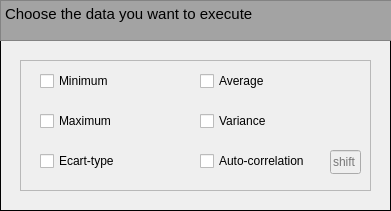
  <widget class="QFrame" name="frame">
   <property name="geometry">
    <rect>
     <x>20</x>
     <y>30</y>
     <width>391</width>
     <height>211</height>
    </rect>
   </property>
   <property name="frameShape">
    <enum>QFrame::Box</enum>
   </property>
   <property name="frameShadow">
    <enum>QFrame::Plain</enum>
   </property>
   <widget class="QTextBrowser" name="Display_title">
    <property name="geometry">
     <rect>
      <x>0</x>
      <y>0</y>
      <width>641</width>
      <height>41</height>
     </rect>
    </property>
    <property name="palette">
     <palette>
      <active>
       <colorrole role="WindowText">
        <brush brushstyle="SolidPattern">
         <color alpha="255">
          <red>0</red>
          <green>0</green>
          <blue>0</blue>
         </color>
        </brush>
       </colorrole>
       <colorrole role="Button">
        <brush brushstyle="SolidPattern">
         <color alpha="255">
          <red>170</red>
          <green>170</green>
          <blue>170</blue>
         </color>
        </brush>
       </colorrole>
       <colorrole role="Light">
        <brush brushstyle="SolidPattern">
         <color alpha="255">
          <red>255</red>
          <green>255</green>
          <blue>255</blue>
         </color>
        </brush>
       </colorrole>
       <colorrole role="Midlight">
        <brush brushstyle="SolidPattern">
         <color alpha="255">
          <red>212</red>
          <green>212</green>
          <blue>212</blue>
         </color>
        </brush>
       </colorrole>
       <colorrole role="Dark">
        <brush brushstyle="SolidPattern">
         <color alpha="255">
          <red>85</red>
          <green>85</green>
          <blue>85</blue>
         </color>
        </brush>
       </colorrole>
       <colorrole role="Mid">
        <brush brushstyle="SolidPattern">
         <color alpha="255">
          <red>113</red>
          <green>113</green>
          <blue>113</blue>
         </color>
        </brush>
       </colorrole>
       <colorrole role="Text">
        <brush brushstyle="SolidPattern">
         <color alpha="255">
          <red>0</red>
          <green>0</green>
          <blue>0</blue>
         </color>
        </brush>
       </colorrole>
       <colorrole role="BrightText">
        <brush brushstyle="SolidPattern">
         <color alpha="255">
          <red>255</red>
          <green>255</green>
          <blue>255</blue>
         </color>
        </brush>
       </colorrole>
       <colorrole role="ButtonText">
        <brush brushstyle="SolidPattern">
         <color alpha="255">
          <red>0</red>
          <green>0</green>
          <blue>0</blue>
         </color>
        </brush>
       </colorrole>
       <colorrole role="Base">
        <brush brushstyle="SolidPattern">
         <color alpha="255">
          <red>163</red>
          <green>163</green>
          <blue>163</blue>
         </color>
        </brush>
       </colorrole>
       <colorrole role="Window">
        <brush brushstyle="SolidPattern">
         <color alpha="255">
          <red>170</red>
          <green>170</green>
          <blue>170</blue>
         </color>
        </brush>
       </colorrole>
       <colorrole role="Shadow">
        <brush brushstyle="SolidPattern">
         <color alpha="255">
          <red>0</red>
          <green>0</green>
          <blue>0</blue>
         </color>
        </brush>
       </colorrole>
       <colorrole role="AlternateBase">
        <brush brushstyle="SolidPattern">
         <color alpha="255">
          <red>212</red>
          <green>212</green>
          <blue>212</blue>
         </color>
        </brush>
       </colorrole>
       <colorrole role="ToolTipBase">
        <brush brushstyle="SolidPattern">
         <color alpha="255">
          <red>255</red>
          <green>255</green>
          <blue>220</blue>
         </color>
        </brush>
       </colorrole>
       <colorrole role="ToolTipText">
        <brush brushstyle="SolidPattern">
         <color alpha="255">
          <red>0</red>
          <green>0</green>
          <blue>0</blue>
         </color>
        </brush>
       </colorrole>
       <colorrole role="PlaceholderText">
        <brush brushstyle="SolidPattern">
         <color alpha="128">
          <red>0</red>
          <green>0</green>
          <blue>0</blue>
         </color>
        </brush>
       </colorrole>
      </active>
      <inactive>
       <colorrole role="WindowText">
        <brush brushstyle="SolidPattern">
         <color alpha="255">
          <red>0</red>
          <green>0</green>
          <blue>0</blue>
         </color>
        </brush>
       </colorrole>
       <colorrole role="Button">
        <brush brushstyle="SolidPattern">
         <color alpha="255">
          <red>170</red>
          <green>170</green>
          <blue>170</blue>
         </color>
        </brush>
       </colorrole>
       <colorrole role="Light">
        <brush brushstyle="SolidPattern">
         <color alpha="255">
          <red>255</red>
          <green>255</green>
          <blue>255</blue>
         </color>
        </brush>
       </colorrole>
       <colorrole role="Midlight">
        <brush brushstyle="SolidPattern">
         <color alpha="255">
          <red>212</red>
          <green>212</green>
          <blue>212</blue>
         </color>
        </brush>
       </colorrole>
       <colorrole role="Dark">
        <brush brushstyle="SolidPattern">
         <color alpha="255">
          <red>85</red>
          <green>85</green>
          <blue>85</blue>
         </color>
        </brush>
       </colorrole>
       <colorrole role="Mid">
        <brush brushstyle="SolidPattern">
         <color alpha="255">
          <red>113</red>
          <green>113</green>
          <blue>113</blue>
         </color>
        </brush>
       </colorrole>
       <colorrole role="Text">
        <brush brushstyle="SolidPattern">
         <color alpha="255">
          <red>0</red>
          <green>0</green>
          <blue>0</blue>
         </color>
        </brush>
       </colorrole>
       <colorrole role="BrightText">
        <brush brushstyle="SolidPattern">
         <color alpha="255">
          <red>255</red>
          <green>255</green>
          <blue>255</blue>
         </color>
        </brush>
       </colorrole>
       <colorrole role="ButtonText">
        <brush brushstyle="SolidPattern">
         <color alpha="255">
          <red>0</red>
          <green>0</green>
          <blue>0</blue>
         </color>
        </brush>
       </colorrole>
       <colorrole role="Base">
        <brush brushstyle="SolidPattern">
         <color alpha="255">
          <red>163</red>
          <green>163</green>
          <blue>163</blue>
         </color>
        </brush>
       </colorrole>
       <colorrole role="Window">
        <brush brushstyle="SolidPattern">
         <color alpha="255">
          <red>170</red>
          <green>170</green>
          <blue>170</blue>
         </color>
        </brush>
       </colorrole>
       <colorrole role="Shadow">
        <brush brushstyle="SolidPattern">
         <color alpha="255">
          <red>0</red>
          <green>0</green>
          <blue>0</blue>
         </color>
        </brush>
       </colorrole>
       <colorrole role="AlternateBase">
        <brush brushstyle="SolidPattern">
         <color alpha="255">
          <red>212</red>
          <green>212</green>
          <blue>212</blue>
         </color>
        </brush>
       </colorrole>
       <colorrole role="ToolTipBase">
        <brush brushstyle="SolidPattern">
         <color alpha="255">
          <red>255</red>
          <green>255</green>
          <blue>220</blue>
         </color>
        </brush>
       </colorrole>
       <colorrole role="ToolTipText">
        <brush brushstyle="SolidPattern">
         <color alpha="255">
          <red>0</red>
          <green>0</green>
          <blue>0</blue>
         </color>
        </brush>
       </colorrole>
       <colorrole role="PlaceholderText">
        <brush brushstyle="SolidPattern">
         <color alpha="128">
          <red>0</red>
          <green>0</green>
          <blue>0</blue>
         </color>
        </brush>
       </colorrole>
      </inactive>
      <disabled>
       <colorrole role="WindowText">
        <brush brushstyle="SolidPattern">
         <color alpha="255">
          <red>85</red>
          <green>85</green>
          <blue>85</blue>
         </color>
        </brush>
       </colorrole>
       <colorrole role="Button">
        <brush brushstyle="SolidPattern">
         <color alpha="255">
          <red>170</red>
          <green>170</green>
          <blue>170</blue>
         </color>
        </brush>
       </colorrole>
       <colorrole role="Light">
        <brush brushstyle="SolidPattern">
         <color alpha="255">
          <red>255</red>
          <green>255</green>
          <blue>255</blue>
         </color>
        </brush>
       </colorrole>
       <colorrole role="Midlight">
        <brush brushstyle="SolidPattern">
         <color alpha="255">
          <red>212</red>
          <green>212</green>
          <blue>212</blue>
         </color>
        </brush>
       </colorrole>
       <colorrole role="Dark">
        <brush brushstyle="SolidPattern">
         <color alpha="255">
          <red>85</red>
          <green>85</green>
          <blue>85</blue>
         </color>
        </brush>
       </colorrole>
       <colorrole role="Mid">
        <brush brushstyle="SolidPattern">
         <color alpha="255">
          <red>113</red>
          <green>113</green>
          <blue>113</blue>
         </color>
        </brush>
       </colorrole>
       <colorrole role="Text">
        <brush brushstyle="SolidPattern">
         <color alpha="255">
          <red>85</red>
          <green>85</green>
          <blue>85</blue>
         </color>
        </brush>
       </colorrole>
       <colorrole role="BrightText">
        <brush brushstyle="SolidPattern">
         <color alpha="255">
          <red>255</red>
          <green>255</green>
          <blue>255</blue>
         </color>
        </brush>
       </colorrole>
       <colorrole role="ButtonText">
        <brush brushstyle="SolidPattern">
         <color alpha="255">
          <red>85</red>
          <green>85</green>
          <blue>85</blue>
         </color>
        </brush>
       </colorrole>
       <colorrole role="Base">
        <brush brushstyle="SolidPattern">
         <color alpha="255">
          <red>170</red>
          <green>170</green>
          <blue>170</blue>
         </color>
        </brush>
       </colorrole>
       <colorrole role="Window">
        <brush brushstyle="SolidPattern">
         <color alpha="255">
          <red>170</red>
          <green>170</green>
          <blue>170</blue>
         </color>
        </brush>
       </colorrole>
       <colorrole role="Shadow">
        <brush brushstyle="SolidPattern">
         <color alpha="255">
          <red>0</red>
          <green>0</green>
          <blue>0</blue>
         </color>
        </brush>
       </colorrole>
       <colorrole role="AlternateBase">
        <brush brushstyle="SolidPattern">
         <color alpha="255">
          <red>170</red>
          <green>170</green>
          <blue>170</blue>
         </color>
        </brush>
       </colorrole>
       <colorrole role="ToolTipBase">
        <brush brushstyle="SolidPattern">
         <color alpha="255">
          <red>255</red>
          <green>255</green>
          <blue>220</blue>
         </color>
        </brush>
       </colorrole>
       <colorrole role="ToolTipText">
        <brush brushstyle="SolidPattern">
         <color alpha="255">
          <red>0</red>
          <green>0</green>
          <blue>0</blue>
         </color>
        </brush>
       </colorrole>
       <colorrole role="PlaceholderText">
        <brush brushstyle="SolidPattern">
         <color alpha="128">
          <red>0</red>
          <green>0</green>
          <blue>0</blue>
         </color>
        </brush>
       </colorrole>
      </disabled>
     </palette>
    </property>
    <property name="html">
     <string>&lt;!DOCTYPE HTML PUBLIC &quot;-//W3C//DTD HTML 4.0//EN&quot; &quot;http://www.w3.org/TR/REC-html40/strict.dtd&quot;&gt;
&lt;html&gt;&lt;head&gt;&lt;meta name=&quot;qrichtext&quot; content=&quot;1&quot; /&gt;&lt;style type=&quot;text/css&quot;&gt;
p, li { white-space: pre-wrap; }
&lt;/style&gt;&lt;/head&gt;&lt;body style=&quot; font-family:'MS Shell Dlg 2'; font-size:7.8pt; font-weight:400; font-style:normal;&quot;&gt;
&lt;p style=&quot; margin-top:0px; margin-bottom:0px; margin-left:0px; margin-right:0px; -qt-block-indent:0; text-indent:0px;&quot;&gt;&lt;span style=&quot; font-size:11pt;&quot;&gt;Choose the data you want to execute&lt;/span&gt;&lt;/p&gt;&lt;/body&gt;&lt;/html&gt;</string>
    </property>
   </widget>
   <widget class="QFrame" name="frame_2">
    <property name="geometry">
     <rect>
      <x>20</x>
      <y>60</y>
      <width>351</width>
      <height>131</height>
     </rect>
    </property>
    <property name="frameShape">
     <enum>QFrame::StyledPanel</enum>
    </property>
    <property name="frameShadow">
     <enum>QFrame::Raised</enum>
    </property>
    <widget class="QCheckBox" name="CheckBox_Minimum">
     <property name="geometry">
      <rect>
       <x>20</x>
       <y>10</y>
       <width>83</width>
       <height>22</height>
      </rect>
     </property>
     <property name="text">
      <string>Minimum</string>
     </property>
     <property name="checked">
      <bool>false</bool>
     </property>
    </widget>
    <widget class="QCheckBox" name="CheckBox_Moyenne">
     <property name="geometry">
      <rect>
       <x>180</x>
       <y>10</y>
       <width>83</width>
       <height>22</height>
      </rect>
     </property>
     <property name="text">
      <string>Average</string>
     </property>
    </widget>
    <widget class="QCheckBox" name="CheckBox_Variance">
     <property name="geometry">
      <rect>
       <x>180</x>
       <y>50</y>
       <width>83</width>
       <height>22</height>
      </rect>
     </property>
     <property name="text">
      <string>Variance</string>
     </property>
    </widget>
    <widget class="QCheckBox" name="CheckBox_Autocor">
     <property name="geometry">
      <rect>
       <x>180</x>
       <y>90</y>
       <width>121</width>
       <height>22</height>
      </rect>
     </property>
     <property name="text">
      <string>Auto-correlation</string>
     </property>
    </widget>
    <widget class="QCheckBox" name="CheckBox_Maximum">
     <property name="geometry">
      <rect>
       <x>20</x>
       <y>50</y>
       <width>83</width>
       <height>22</height>
      </rect>
     </property>
     <property name="text">
      <string>Maximum</string>
     </property>
    </widget>
    <widget class="QCheckBox" name="CheckBox_Ecarttype">
     <property name="geometry">
      <rect>
       <x>20</x>
       <y>90</y>
       <width>83</width>
       <height>22</height>
      </rect>
     </property>
     <property name="text">
      <string>Ecart-type</string>
     </property>
    </widget>
    <widget class="QLineEdit" name="lineEdit">
     <property name="enabled">
      <bool>false</bool>
     </property>
     <property name="geometry">
      <rect>
       <x>310</x>
       <y>90</y>
       <width>31</width>
       <height>24</height>
      </rect>
     </property>
     <property name="placeholderText">
      <string>shift</string>
     </property>
    </widget>
   </widget>
   <zorder>frame_2</zorder>
   <zorder>Display_title</zorder>
  </widget>
